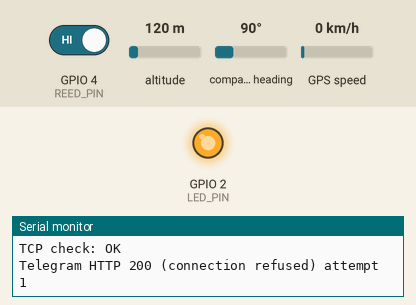
Recording of a sketch running on a simulated ESP32. Shown: output pins drawn as LEDs (lit = HIGH), the last lines printed to the serial monitor. The inputs (shaded band) are chosen by the test bench; at power-on: GPIO 4 (REED_PIN) HIGH, altitude 120 m, compass heading 90°, GPS speed 0 km/h. WiFi joins after 1.5 s; servers stay silent unless stated; uploads are accepted with an empty reply; random numbers use the default seed unless the sketch sets one; the GPS gets a fix after 3 s at 37.7749, -122.4194 with 8 satellites; web services answer with replies made up by the test bench.

Above: at 3.1 s.
3.2 s: GPIO 4 (REED_PIN) driven LOW
At 4.1 s:
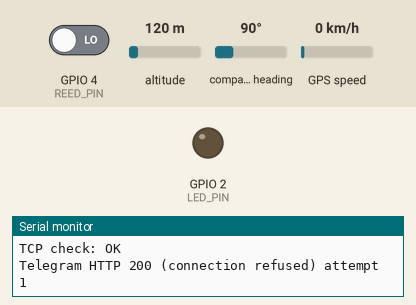
4.7 s: GPIO 4 (REED_PIN) driven HIGH
At 5.2 s:
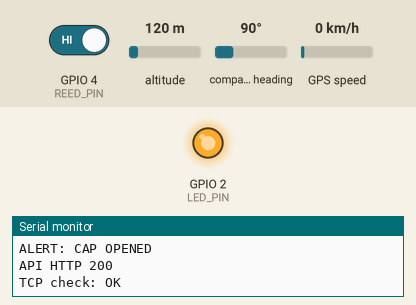
Timing chart, 0 to 7.7 s (numbered marks = the images above; inputs shaded):
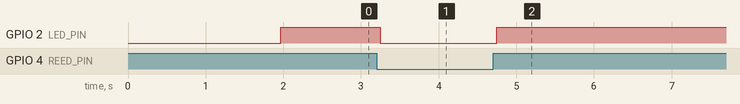

Measured:
- after the input at 3.2 s, GPIO 2 (LED_PIN): HIGH → LOW after 0.05 s
- after the input at 4.7 s, GPIO 2 (LED_PIN): LOW → HIGH after 0.05 s

The sketch:

fuelguard.ino
```cpp
#include <WiFi.h>
#include <esp_wifi.h>
#include <WiFiClientSecure.h>
#include <HTTPClient.h>
#include <TinyGPSPlus.h>
#include "secrets.h"
#define REED_PIN 4
#define LED_PIN  2
const unsigned long HEARTBEAT_MS = 180000;   // 6 hours in real use

TinyGPSPlus gps;
HardwareSerial gpsSerial(2);
bool capOpen = false;
unsigned long lastHb = 0;

String locationText() {
  if (gps.location.isValid())
    return "https://www.google.com/maps?q=" + String(gps.location.lat(), 6) + "," + String(gps.location.lng(), 6);
  return "location not available yet (GPS searching)";
}

bool internetOk() {
  WiFiClient c;
  bool ok = c.connect("8.8.8.8", 53, 5000);
  c.stop();
  Serial.println(ok ? "TCP check: OK" : "TCP check: FAILED");
  return ok;
}

void sendTelegram(String msg) {
  for (int attempt = 1; attempt <= 3; attempt++) {
    if (WiFi.status() != WL_CONNECTED) {
      Serial.println("WiFi down, restarting");
      delay(1000);
      ESP.restart();
    }
    if (!internetOk()) {
      if (attempt == 3) {
        Serial.println("No internet, restarting with a new MAC");
        delay(1000);
        ESP.restart();
      }
      delay(2000);
      continue;
    }

    WiFiClientSecure client;
    client.setInsecure();
    client.setTimeout(15);
    HTTPClient http;
    http.setConnectTimeout(15000);
    http.setTimeout(15000);
    http.begin(client, String("https://api.telegram.org/bot") + BOT_TOKEN + "/sendMessage");
    http.addHeader("Content-Type", "application/json");
    String body = String("{\"chat_id\":\"") + CHAT_ID + "\",\"text\":\"" + msg + "\"}";
    int code = http.POST(body);
    Serial.printf("Telegram HTTP %d (%s) attempt %d\n", code, HTTPClient::errorToString(code).c_str(), attempt);
    http.end();
    if (code == 200) return;
    delay(2000);
  }
}
void postEvent(const char* type) {
  if (WiFi.status() != WL_CONNECTED) return;
  WiFiClientSecure client;
  client.setInsecure();
  HTTPClient http;
  http.begin(client, API_URL);
  http.addHeader("Content-Type", "application/json");
  http.addHeader("x-device-key", DEVICE_KEY);
  String body = String("{\"deviceId\":\"truck01\",\"type\":\"") + type + "\",\"gpsFix\":" + (gps.location.isValid() ? "true" : "false");
  if (gps.location.isValid())
    body += ",\"lat\":" + String(gps.location.lat(), 6) + ",\"lng\":" + String(gps.location.lng(), 6);
  body += ",\"uptimeS\":" + String(millis() / 1000) + "}";
  int code = http.POST(body);
  Serial.printf("API HTTP %d\n", code);
  http.end();
}
void setup() {
  Serial.begin(115200);
  gpsSerial.begin(9600, SERIAL_8N1, 16, 17);
  pinMode(REED_PIN, INPUT_PULLUP);
  pinMode(LED_PIN, OUTPUT);

  WiFi.persistent(false);
  WiFi.mode(WIFI_STA);

  // Board has no MAC burned in: set a new one on every boot (first byte must be even)
  uint8_t mac[6] = {0x24, 0x0A, 0xC4, 0, 0, 0};
  uint32_t r = esp_random();
  mac[3] = r & 0xFF;
  mac[4] = (r >> 8) & 0xFF;
  mac[5] = (r >> 16) & 0xFF;
  esp_err_t err = esp_wifi_set_mac(WIFI_IF_STA, mac);
  Serial.printf("set_mac result: %d (0 = OK)\n", err);
  Serial.print("MAC: ");
  Serial.println(WiFi.macAddress());

  WiFi.begin(WIFI_SSID, WIFI_PASS);
  Serial.print("Connecting WiFi");
  int tries = 0;
  while (WiFi.status() != WL_CONNECTED && tries < 40) {
    delay(500);
    Serial.print(".");
    tries++;
  }
  if (WiFi.status() != WL_CONNECTED) {
    Serial.println("\nWiFi failed, restarting");
    delay(1000);
    ESP.restart();
  }
  Serial.println("\nConnected");
  Serial.print("IP: ");
  Serial.println(WiFi.localIP());

  sendTelegram("FuelGuard Truck 01 is ARMED and online");
}

void loop() {
  while (gpsSerial.available()) gps.encode(gpsSerial.read());

  bool nowOpen = (digitalRead(REED_PIN) == HIGH);
  if (nowOpen != capOpen) {
    delay(50);
    nowOpen = (digitalRead(REED_PIN) == HIGH);
    if (nowOpen != capOpen) {
      capOpen = nowOpen;
      digitalWrite(LED_PIN, capOpen);
      if (capOpen) {
        Serial.println("ALERT: CAP OPENED");
        postEvent("CAP_OPENED");
        sendTelegram("ALERT: Truck 01 fuel cap OPENED! Location: " + locationText());
      } else {
        Serial.println("Cap closed");
        postEvent("CAP_CLOSED");
        sendTelegram("Truck 01 fuel cap closed");
      }
    }
  }

  if (millis() - lastHb >= HEARTBEAT_MS) {
    lastHb = millis();
    Serial.println("HEARTBEAT");
    postEvent("HEARTBEAT");
    sendTelegram("HEARTBEAT: Truck 01 online. Location: " + locationText());
  }
}
```

secrets.example.h
```cpp
#pragma once
const char* WIFI_SSID = "YOUR_HOTSPOT_NAME";
const char* WIFI_PASS = "YOUR_HOTSPOT_PASSWORD";
const char* BOT_TOKEN = "YOUR_BOT_TOKEN";
const char* CHAT_ID   = "YOUR_CHAT_ID";
const char* API_URL    = "YOUR_url";
const char* DEVICE_KEY = "test-key";
```
